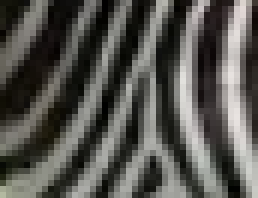
#> input picture Computer vision/imgTexture/imgTexture/texture1.png, 43 x 33 px, found by its file name (shown 6 times larger)
$ python imTexture.py   (older library calls are emulated)
#> lines starting #> are read from the running program, lines starting #| are printed output that depends on the picture; long printed decimals are rounded
import cv2
import numpy as np

texture1 = cv2.imread(r"D:\KU KPS\Comvision\imgTuexture\imgTexture\texture1.png")
#> texture1 is the input picture: shape (33, 43, 3); mean B, G, R 80.3, 85.1, 86.2
texture1_gray = cv2.cvtColor(texture1, cv2.COLOR_BGR2GRAY)
texture2 = cv2.imread(r"D:\KU KPS\Comvision\imgTuexture\imgTexture\texture2.png")
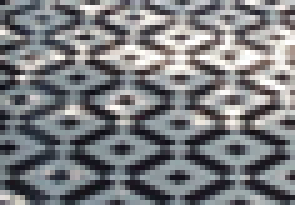
#> input picture Computer vision/imgTexture/imgTexture/texture2.png, 59 x 41 px, found by its file name (shown 5 times larger)
#> texture2 is the input picture: shape (41, 59, 3); mean B, G, R 127.3, 124.5, 123
texture2_gray = cv2.cvtColor(texture2, cv2.COLOR_BGR2GRAY)
texture3 = cv2.imread(r"D:\KU KPS\Comvision\imgTuexture\imgTexture\texture3.png")
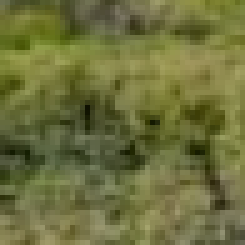
#> input picture Computer vision/imgTexture/imgTexture/texture3.png, 49 x 49 px, found by its file name (shown 5 times larger)
#> texture3 is the input picture: shape (49, 49, 3); mean B, G, R 60.3, 111.6, 109
texture3_gray = cv2.cvtColor(texture3, cv2.COLOR_BGR2GRAY)

def calMeanGray(img):
    mean = np.mean(img)
    normalize = mean / 255
    return (float)(normalize)

meanTexture1 = calMeanGray(texture1_gray)
#> in calMeanGray, `mean = np.mean(img)`: mean = 84.83
#> in calMeanGray, `normalize = mean / 255`: normalize = 0.333
#> meanTexture1 = 0.333
meanTexture2 = calMeanGray(texture2_gray)
#> meanTexture2 = 0.488
meanTexture3 = calMeanGray(texture3_gray)
#> meanTexture3 = 0.412
print("MeanTexture1 : ", meanTexture1)
#| MeanTexture1 :  0.3327
print("MeanTexture2 : ", meanTexture1)
#| MeanTexture2 :  0.3327
print("MeanTexture3 : ", meanTexture1)
#| MeanTexture3 :  0.3327

def calFEdgeness(img, threshold) :
    sobel = cv2.Sobel(img, cv2.CV_64F, 1, 1, ksize=5)
    sobelABS = np.abs(sobel)
    totalPixels = sobel.size
    totalEdgePixels = np.sum(sobelABS > threshold)
    fedgeness =  (float) (totalEdgePixels / totalPixels)
    return fedgeness

print("Fedgeness1 : ", calFEdgeness(texture1_gray, 100))
#> in calFEdgeness, `totalEdgePixels = np.sum(sobelABS > threshold)`: totalEdgePixels = 1146
#> in calFEdgeness, `fedgeness =  (float) (totalEdgePixels / totalPixels)`: fedgeness = 0.808
#| Fedgeness1 :  0.8076
print("Fedgeness2 : ", calFEdgeness(texture2_gray, 100))
#| Fedgeness2 :  0.8235
print("Fedgeness3 : ", calFEdgeness(texture3_gray, 100))
#| Fedgeness3 :  0.5652

def calTextureHis(img):
    texture_histogram = np.array([])
    texture_histogram = np.append(texture_histogram, calMeanGray(img))
    texture_histogram = np.append(texture_histogram, calFEdgeness(img, 100))
    return texture_histogram

print("TextureHis1 : ", calTextureHis(texture1_gray))
#> in calTextureHis, `texture_histogram = np.append(texture_histogram, calMeanGray(img))`: texture_histogram = [0.333]
#> in calTextureHis, `texture_histogram = np.append(texture_histogram, calFEdgeness(img, 100))`: texture_histogram = [0.333, 0.808]
#| TextureHis1 :  [0.3327 0.8076]
print("TextureHis2 : ", calTextureHis(texture2_gray))
#| TextureHis2 :  [0.4876  0.8235]
print("TextureHis3 : ", calTextureHis(texture3_gray))
#| TextureHis3 :  [0.4115 0.5652]

def calL1Dist(his1,his2):
    L1Distnp = np.abs(his1[0]-his2[0])+np.abs(his1[1]-his2[1])
    return L1Distnp

print("L1 texture 1 vs texture2 : ",calL1Dist(calTextureHis(texture1_gray),calTextureHis(texture2_gray)))
#> in calL1Dist, `L1Distnp = np.abs(his1[0]-his2[0])+np.abs(his1[1]-his2[1])`: L1Distnp = 0.171
#| L1 texture 1 vs texture2 :  0.1708
print("L1 texture 1 vs texture3 : ", calL1Dist(calTextureHis(texture1_gray),calTextureHis(texture3_gray)))
#| L1 texture 1 vs texture3 :  0.3213
print("L1 texture 2 vs texture3 : ",calL1Dist(calTextureHis(texture2_gray),calTextureHis(texture3_gray)))
#| L1 texture 2 vs texture3 :  0.3344

def textureOvelay(img, texture, threshold) :
    imgOut = np.copy(img)
    hisTexture = calTextureHis(texture)
    windowSize = 21
    r, c = img.shape
    for i in range(r-windowSize+1):
        for j in range(c-windowSize+1):
            subImg = img[i:i+windowSize, j:j+windowSize]
            hisSubImg = calTextureHis(subImg)
            if calL1Dist(hisTexture, hisSubImg) < threshold:
                imgOut[i+windowSize//2][j+windowSize//2] = 255
    return imgOut

test1 = cv2.imread(r"D:\KU KPS\Comvision\imgTuexture\imgTexture\img1.jpg" , cv2.IMREAD_GRAYSCALE)
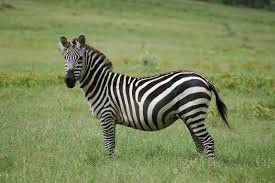
#> input picture Computer vision/imgTexture/imgTexture/img1.jpg, 275 x 183 px, found by its file name
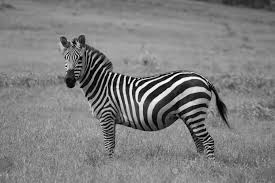
#> test1: shape (183, 275); min 0, max 255, mean 126.9
test2 = cv2.imread(r"D:\KU KPS\Comvision\imgTuexture\imgTexture\img2.jpg" , cv2.IMREAD_GRAYSCALE)
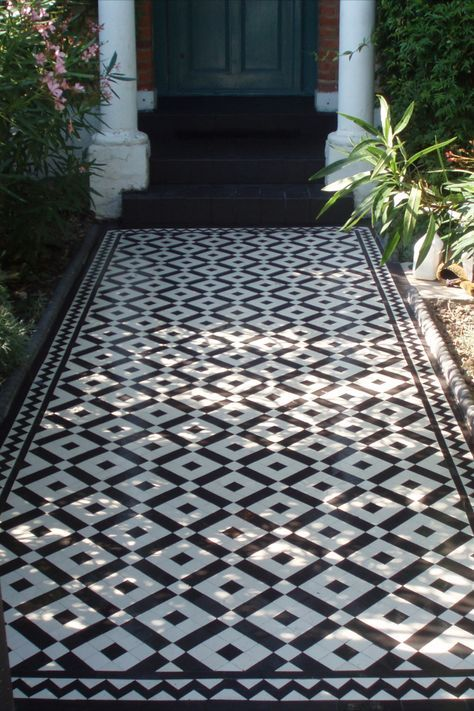
#> input picture Computer vision/imgTexture/imgTexture/img2.jpg, 474 x 711 px, found by its file name
#> test2: shape (711, 474); min 0, max 255, mean 94.1
test3 = cv2.imread(r"D:\KU KPS\Comvision\imgTuexture\imgTexture\img3.jpg" , cv2.IMREAD_GRAYSCALE)
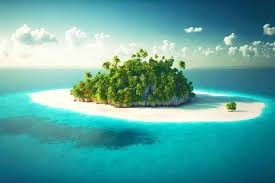
#> input picture Computer vision/imgTexture/imgTexture/img3.jpg, 275 x 183 px, found by its file name
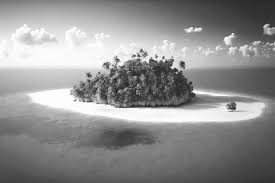
#> test3: shape (183, 275); min 7, max 255, mean 143.6

# [15 lines of commented-out code are left out]
